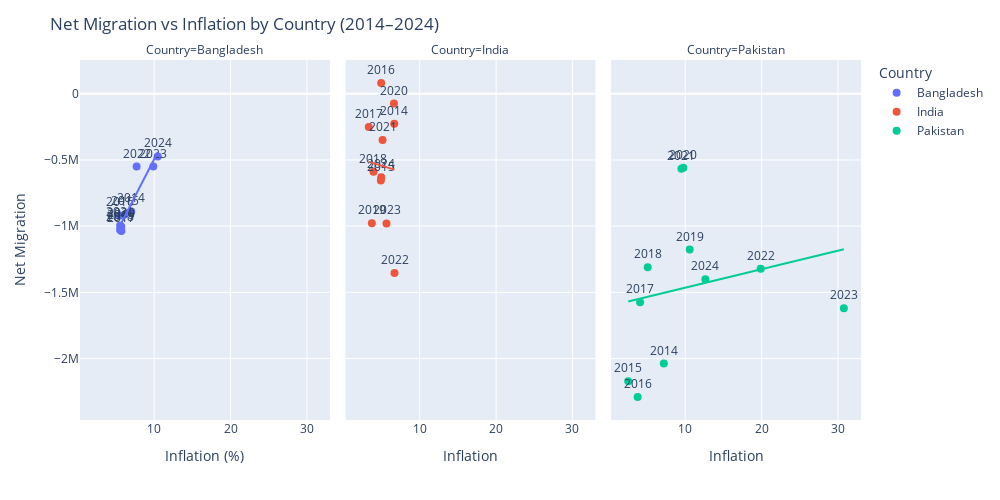

The cell this chart's notebook holds for it:
### Markdown cell above
### Net Migration vs Inflation by Country (2014–2024)

### Code cell
fig = px.scatter(
    df,
    x="Inflation",
    y="Net_migration",
    color="Country",
    facet_col="Country",   # Separate plot per country      
    trendline="ols",  # Add regression line
    text="Year",#annotate each point with Year
    height=500,
    width=1000
)

fig.update_traces(marker=dict(size=8), textposition="top center")

fig.update_layout(
    title="Net Migration vs Inflation by Country (2014–2024)",
    xaxis_title="Inflation (%)",
    yaxis_title="Net Migration",
    legend_title="Country"
)

fig.show()

### Figure 1 — Plotly figure (JSON) as saved in the notebook; plotly's stock layout.template omitted (floating-point values rounded to 4 significant figures)
{"data": [{"hovertemplate": "Country=Bangladesh<br>Inflation=%{x}<br>Net_migration=%{y}<br>Year=%{text}<extra></extra>", "legendgroup": "Bangladesh", "marker": {"color": "#636efa", "size": 8, "symbol": "circle"}, "mode": "markers+text", "name": "Bangladesh", "orientation": "v", "showlegend": true, "text": [2024.0, 2023.0, 2022.0, 2021.0, 2020.0, 2019.0, 2018.0, 2017.0, 2016.0, 2015.0, 2014.0], "textposition": "top center", "type": "scatter", "x": [10.47, 9.884, 7.697, 5.546, 5.691, 5.592, 5.544, 5.702, 5.514, 6.194, 6.992], "xaxis": "x", "y": [-473400.0, -549900.0, -550000.0, -994700.0, -1003000.0, -1017000.0, -1029000.0, -1037000.0, -918800.0, -909200.0, -889200.0], "yaxis": "y"}, {"hovertemplate": "<b>OLS trendline</b><br>Net_migration = 111841 * Inflation + -1.61261e+06<br>R<sup>2</sup>=0.872960<br><br>Country=Bangladesh<br>Inflation=%{x}<br>Net_migration=%{y} <b>(trend)</b><extra></extra>", "legendgroup": "Bangladesh", "marker": {"color": "#636efa", "size": 8, "symbol": "circle"}, "mode": "lines", "name": "Bangladesh", "showlegend": false, "textposition": "top center", "type": "scatter", "x": [5.514, 5.544, 5.546, 5.592, 5.691, 5.702, 6.194, 6.992, 7.697, 9.884, 10.47], "xaxis": "x", "y": [-996000.0, -992600.0, -992400.0, -987200.0, -976100.0, -974900.0, -919800.0, -830700.0, -751800.0, -507200.0, -442100.0], "yaxis": "y"}, {"hovertemplate": "Country=India<br>Inflation=%{x}<br>Net_migration=%{y}<br>Year=%{text}<extra></extra>", "legendgroup": "India", "marker": {"color": "#EF553B", "size": 8, "symbol": "circle"}, "mode": "markers+text", "name": "India", "orientation": "v", "showlegend": true, "text": [2024.0, 2023.0, 2022.0, 2021.0, 2020.0, 2019.0, 2018.0, 2017.0, 2016.0, 2015.0, 2014.0], "textposition": "top center", "type": "scatter", "x": [4.953, 5.649, 6.699, 5.131, 6.623, 3.73, 3.939, 3.328, 4.948, 4.907, 6.666], "xaxis": "x2", "y": [-630800.0, -979200.0, -1353000.0, -348900.0, -73810.0, -979000.0, -589800.0, -251600.0, 81250.0, -655100.0, -227300.0], "yaxis": "y2"}, {"hovertemplate": "<b>OLS trendline</b><br>Net_migration = -17313.3 * Inflation + -457113<br>R<sup>2</sup>=0.002228<br><br>Country=India<br>Inflation=%{x}<br>Net_migration=%{y} <b>(trend)</b><extra></extra>", "legendgroup": "India", "marker": {"color": "#EF553B", "size": 8, "symbol": "circle"}, "mode": "lines", "name": "India", "showlegend": false, "textposition": "top center", "type": "scatter", "x": [3.328, 3.73, 3.939, 4.907, 4.948, 4.953, 5.131, 5.649, 6.623, 6.666, 6.699], "xaxis": "x2", "y": [-514700.0, -521700.0, -525300.0, -542100.0, -542800.0, -542900.0, -546000.0, -554900.0, -571800.0, -572500.0, -573100.0], "yaxis": "y2"}, {"hovertemplate": "Country=Pakistan<br>Inflation=%{x}<br>Net_migration=%{y}<br>Year=%{text}<extra></extra>", "legendgroup": "Pakistan", "marker": {"color": "#00cc96", "size": 8, "symbol": "circle"}, "mode": "markers+text", "name": "Pakistan", "orientation": "v", "showlegend": true, "text": [2024.0, 2023.0, 2022.0, 2021.0, 2020.0, 2019.0, 2018.0, 2017.0, 2016.0, 2015.0, 2014.0], "textposition": "top center", "type": "scatter", "x": [12.63, 30.77, 19.87, 9.496, 9.74, 10.58, 5.078, 4.085, 3.765, 2.529, 7.189], "xaxis": "x3", "y": [-1401000.0, -1620000.0, -1323000.0, -565700.0, -559300.0, -1177000.0, -1310000.0, -1575000.0, -2290000.0, -2172000.0, -2038000.0], "yaxis": "y3"}, {"hovertemplate": "<b>OLS trendline</b><br>Net_migration = 13982.5 * Inflation + -1.60441e+06<br>R<sup>2</sup>=0.041121<br><br>Country=Pakistan<br>Inflation=%{x}<br>Net_migration=%{y} <b>(trend)</b><extra></extra>", "legendgroup": "Pakistan", "marker": {"color": "#00cc96", "size": 8, "symbol": "circle"}, "mode": "lines", "name": "Pakistan", "showlegend": false, "textposition": "top center", "type": "scatter", "x": [2.529, 3.765, 4.085, 5.078, 7.189, 9.496, 9.74, 10.58, 12.63, 19.87, 30.77], "xaxis": "x3", "y": [-1569000.0, -1552000.0, -1547000.0, -1533000.0, -1504000.0, -1472000.0, -1468000.0, -1456000.0, -1428000.0, -1327000.0, -1174000.0], "yaxis": "y3"}], "layout": {"annotations": [{"font": {}, "showarrow": false, "text": "Country=Bangladesh", "x": 0.16, "xanchor": "center", "xref": "paper", "y": 1, "yanchor": "bottom", "yref": "paper"}, {"font": {}, "showarrow": false, "text": "Country=India", "x": 0.5, "xanchor": "center", "xref": "paper", "y": 1, "yanchor": "bottom", "yref": "paper"}, {"font": {}, "showarrow": false, "text": "Country=Pakistan", "x": 0.84, "xanchor": "center", "xref": "paper", "y": 1, "yanchor": "bottom", "yref": "paper"}], "height": 500, "legend": {"title": {"text": "Country"}, "tracegroupgap": 0}, "margin": {"t": 60}, "title": {"text": "Net Migration vs Inflation by Country (2014–2024)"}, "width": 1000, "xaxis": {"anchor": "y", "domain": [0, 0.32], "title": {"text": "Inflation (%)"}}, "xaxis2": {"anchor": "y2", "domain": [0.34, 0.66], "matches": "x", "title": {"text": "Inflation"}}, "xaxis3": {"anchor": "y3", "domain": [0.68, 1.0], "matches": "x", "title": {"text": "Inflation"}}, "yaxis": {"anchor": "x", "domain": [0, 1], "title": {"text": "Net Migration"}}, "yaxis2": {"anchor": "x2", "domain": [0, 1], "matches": "y", "showticklabels": false}, "yaxis3": {"anchor": "x3", "domain": [0, 1], "matches": "y", "showticklabels": false}}}
